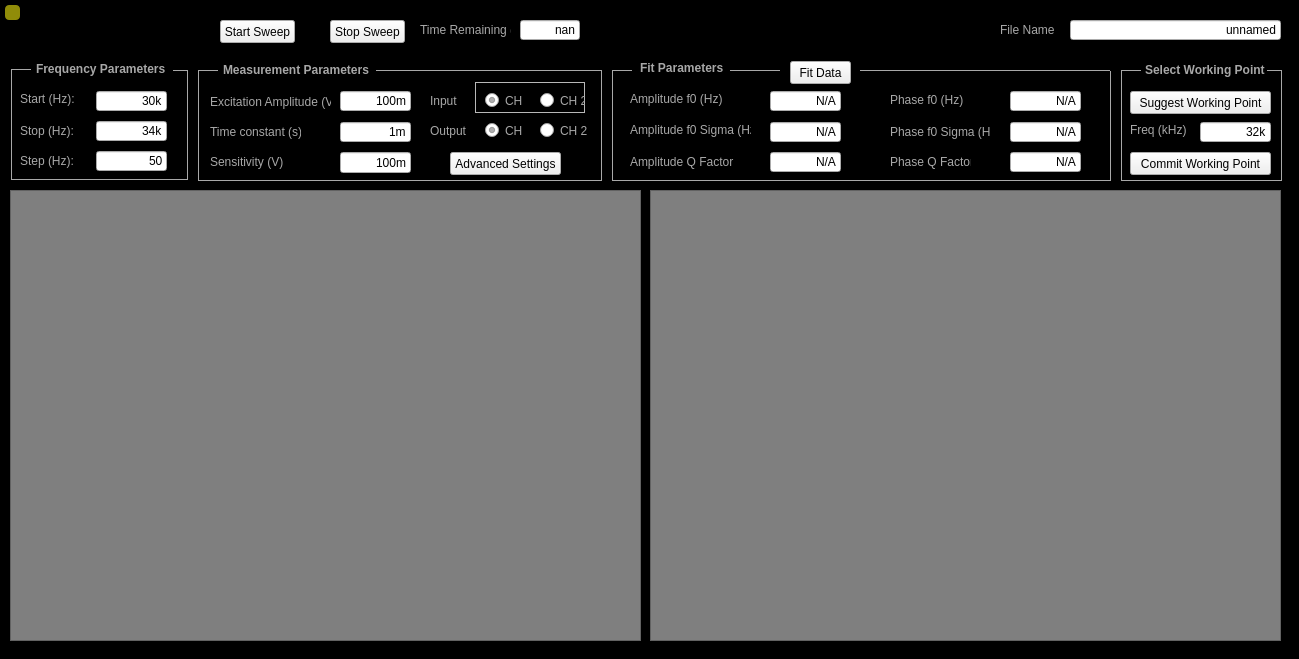
 <widget class="QMainWindow" name="MainWindow">
  <property name="geometry">
   <rect>
    <x>0</x>
    <y>0</y>
    <width>1299</width>
    <height>659</height>
   </rect>
  </property>
  <property name="sizePolicy">
   <sizepolicy hsizetype="Fixed" vsizetype="Fixed">
    <horstretch>0</horstretch>
    <verstretch>0</verstretch>
   </sizepolicy>
  </property>
  <property name="minimumSize">
   <size>
    <width>1299</width>
    <height>659</height>
   </size>
  </property>
  <property name="maximumSize">
   <size>
    <width>1299</width>
    <height>659</height>
   </size>
  </property>
  <property name="windowTitle">
   <string>Tuning Fork Characterizer</string>
  </property>
  <widget class="QWidget" name="centralwidget">
   <property name="sizePolicy">
    <sizepolicy hsizetype="Fixed" vsizetype="Fixed">
     <horstretch>0</horstretch>
     <verstretch>0</verstretch>
    </sizepolicy>
   </property>
   <property name="styleSheet">
    <string notr="true">#centralwidget{
background-color: rgb(0, 0, 0);
}</string>
   </property>
   <widget class="QPushButton" name="push_Servers">
    <property name="geometry">
     <rect>
      <x>5</x>
      <y>5</y>
      <width>15</width>
      <height>15</height>
     </rect>
    </property>
    <property name="toolTip">
     <string>Push to see server requirements. </string>
    </property>
    <property name="styleSheet">
     <string notr="true">#push_Servers{
background: rgb(144, 140, 9);
 border-radius: 4px;
}</string>
    </property>
    <property name="text">
     <string/>
    </property>
   </widget>
   <widget class="QFrame" name="amplitudePlot">
    <property name="geometry">
     <rect>
      <x>10</x>
      <y>190</y>
      <width>631</width>
      <height>451</height>
     </rect>
    </property>
    <property name="styleSheet">
     <string notr="true">background-color: rgb(127, 127, 127);</string>
    </property>
    <property name="frameShape">
     <enum>QFrame::StyledPanel</enum>
    </property>
    <property name="frameShadow">
     <enum>QFrame::Raised</enum>
    </property>
   </widget>
   <widget class="QFrame" name="phasePlot">
    <property name="geometry">
     <rect>
      <x>650</x>
      <y>190</y>
      <width>631</width>
      <height>451</height>
     </rect>
    </property>
    <property name="styleSheet">
     <string notr="true">background-color: rgb(127, 127, 127);</string>
    </property>
    <property name="frameShape">
     <enum>QFrame::StyledPanel</enum>
    </property>
    <property name="frameShadow">
     <enum>QFrame::Raised</enum>
    </property>
   </widget>
   <widget class="QLineEdit" name="lineEdit_MinFreq">
    <property name="geometry">
     <rect>
      <x>96</x>
      <y>91</y>
      <width>71</width>
      <height>20</height>
     </rect>
    </property>
    <property name="styleSheet">
     <string notr="true"/>
    </property>
    <property name="text">
     <string>30k</string>
    </property>
    <property name="alignment">
     <set>Qt::AlignRight|Qt::AlignTrailing|Qt::AlignVCenter</set>
    </property>
   </widget>
   <widget class="QLineEdit" name="lineEdit_MaxFreq">
    <property name="geometry">
     <rect>
      <x>96</x>
      <y>121</y>
      <width>71</width>
      <height>20</height>
     </rect>
    </property>
    <property name="text">
     <string>34k</string>
    </property>
    <property name="alignment">
     <set>Qt::AlignRight|Qt::AlignTrailing|Qt::AlignVCenter</set>
    </property>
   </widget>
   <widget class="QLineEdit" name="lineEdit_Amplitude">
    <property name="geometry">
     <rect>
      <x>340</x>
      <y>91</y>
      <width>71</width>
      <height>20</height>
     </rect>
    </property>
    <property name="styleSheet">
     <string notr="true"/>
    </property>
    <property name="text">
     <string>100m</string>
    </property>
    <property name="alignment">
     <set>Qt::AlignRight|Qt::AlignTrailing|Qt::AlignVCenter</set>
    </property>
   </widget>
   <widget class="QLineEdit" name="lineEdit_deltaF">
    <property name="geometry">
     <rect>
      <x>96</x>
      <y>151</y>
      <width>71</width>
      <height>20</height>
     </rect>
    </property>
    <property name="styleSheet">
     <string notr="true"/>
    </property>
    <property name="text">
     <string>50</string>
    </property>
    <property name="alignment">
     <set>Qt::AlignRight|Qt::AlignTrailing|Qt::AlignVCenter</set>
    </property>
   </widget>
   <widget class="QLabel" name="label_MinFreq">
    <property name="geometry">
     <rect>
      <x>20</x>
      <y>91</y>
      <width>81</width>
      <height>16</height>
     </rect>
    </property>
    <property name="styleSheet">
     <string notr="true">#label_MinFreq{
color:rgb(168,168,168)
}</string>
    </property>
    <property name="text">
     <string>Start (Hz):</string>
    </property>
   </widget>
   <widget class="QLabel" name="label_MaxFreq">
    <property name="geometry">
     <rect>
      <x>20</x>
      <y>121</y>
      <width>81</width>
      <height>20</height>
     </rect>
    </property>
    <property name="styleSheet">
     <string notr="true">#label_MaxFreq{
color:rgb(168,168,168)
}</string>
    </property>
    <property name="text">
     <string>Stop (Hz):</string>
    </property>
   </widget>
   <widget class="QLabel" name="label_freqParams">
    <property name="geometry">
     <rect>
      <x>36</x>
      <y>61</y>
      <width>171</width>
      <height>16</height>
     </rect>
    </property>
    <property name="font">
     <font>
      <weight>75</weight>
      <bold>true</bold>
     </font>
    </property>
    <property name="styleSheet">
     <string notr="true">#label_freqParams{
color:rgb(168,168,168)
}</string>
    </property>
    <property name="text">
     <string>Frequency Parameters</string>
    </property>
   </widget>
   <widget class="Line" name="line_5">
    <property name="geometry">
     <rect>
      <x>11</x>
      <y>61</y>
      <width>20</width>
      <height>16</height>
     </rect>
    </property>
    <property name="styleSheet">
     <string notr="true">#line_5{
color:rgb(168, 168, 168)
}</string>
    </property>
    <property name="frameShadow">
     <enum>QFrame::Plain</enum>
    </property>
    <property name="orientation">
     <enum>Qt::Horizontal</enum>
    </property>
   </widget>
   <widget class="Line" name="line_6">
    <property name="geometry">
     <rect>
      <x>10</x>
      <y>70</y>
      <width>3</width>
      <height>110</height>
     </rect>
    </property>
    <property name="styleSheet">
     <string notr="true">#line_6{
color: rgb(168, 168, 168)
}</string>
    </property>
    <property name="frameShadow">
     <enum>QFrame::Plain</enum>
    </property>
    <property name="orientation">
     <enum>Qt::Vertical</enum>
    </property>
   </widget>
   <widget class="Line" name="line_7">
    <property name="geometry">
     <rect>
      <x>173</x>
      <y>62</y>
      <width>15</width>
      <height>16</height>
     </rect>
    </property>
    <property name="styleSheet">
     <string notr="true">#line_7{
color:rgb(168, 168, 168)
}</string>
    </property>
    <property name="frameShadow">
     <enum>QFrame::Plain</enum>
    </property>
    <property name="orientation">
     <enum>Qt::Horizontal</enum>
    </property>
   </widget>
   <widget class="Line" name="line_8">
    <property name="geometry">
     <rect>
      <x>186</x>
      <y>70</y>
      <width>3</width>
      <height>110</height>
     </rect>
    </property>
    <property name="styleSheet">
     <string notr="true">#line_8{
color: rgb(168, 168, 168)
}</string>
    </property>
    <property name="frameShadow">
     <enum>QFrame::Plain</enum>
    </property>
    <property name="orientation">
     <enum>Qt::Vertical</enum>
    </property>
   </widget>
   <widget class="Line" name="line_9">
    <property name="geometry">
     <rect>
      <x>11</x>
      <y>171</y>
      <width>176</width>
      <height>16</height>
     </rect>
    </property>
    <property name="styleSheet">
     <string notr="true">#line_9{
color:rgb(168, 168, 168)
}</string>
    </property>
    <property name="frameShadow">
     <enum>QFrame::Plain</enum>
    </property>
    <property name="orientation">
     <enum>Qt::Horizontal</enum>
    </property>
   </widget>
   <widget class="QLabel" name="label_deltaF">
    <property name="geometry">
     <rect>
      <x>20</x>
      <y>151</y>
      <width>81</width>
      <height>20</height>
     </rect>
    </property>
    <property name="styleSheet">
     <string notr="true">#label_deltaF{
color:rgb(168,168,168)
}</string>
    </property>
    <property name="text">
     <string>Step (Hz):</string>
    </property>
   </widget>
   <widget class="QLineEdit" name="lineEdit_timeConst">
    <property name="geometry">
     <rect>
      <x>340</x>
      <y>122</y>
      <width>71</width>
      <height>20</height>
     </rect>
    </property>
    <property name="text">
     <string>1m</string>
    </property>
    <property name="alignment">
     <set>Qt::AlignRight|Qt::AlignTrailing|Qt::AlignVCenter</set>
    </property>
   </widget>
   <widget class="Line" name="line_10">
    <property name="geometry">
     <rect>
      <x>197</x>
      <y>71</y>
      <width>3</width>
      <height>110</height>
     </rect>
    </property>
    <property name="styleSheet">
     <string notr="true">#line_10{
color: rgb(168, 168, 168)
}</string>
    </property>
    <property name="frameShadow">
     <enum>QFrame::Plain</enum>
    </property>
    <property name="orientation">
     <enum>Qt::Vertical</enum>
    </property>
   </widget>
   <widget class="Line" name="line_11">
    <property name="geometry">
     <rect>
      <x>198</x>
      <y>172</y>
      <width>404</width>
      <height>16</height>
     </rect>
    </property>
    <property name="styleSheet">
     <string notr="true">#line_11{
color:rgb(168, 168, 168)
}</string>
    </property>
    <property name="frameShadow">
     <enum>QFrame::Plain</enum>
    </property>
    <property name="orientation">
     <enum>Qt::Horizontal</enum>
    </property>
   </widget>
   <widget class="QLabel" name="label_timeConst">
    <property name="geometry">
     <rect>
      <x>210</x>
      <y>122</y>
      <width>91</width>
      <height>20</height>
     </rect>
    </property>
    <property name="styleSheet">
     <string notr="true">#label_timeConst{
color:rgb(168,168,168)
}</string>
    </property>
    <property name="text">
     <string>Time constant (s) </string>
    </property>
   </widget>
   <widget class="Line" name="line_12">
    <property name="geometry">
     <rect>
      <x>198</x>
      <y>62</y>
      <width>20</width>
      <height>16</height>
     </rect>
    </property>
    <property name="styleSheet">
     <string notr="true">#line_12{
color:rgb(168, 168, 168)
}</string>
    </property>
    <property name="frameShadow">
     <enum>QFrame::Plain</enum>
    </property>
    <property name="orientation">
     <enum>Qt::Horizontal</enum>
    </property>
   </widget>
   <widget class="QLabel" name="label_amplitude">
    <property name="geometry">
     <rect>
      <x>210</x>
      <y>92</y>
      <width>121</width>
      <height>20</height>
     </rect>
    </property>
    <property name="styleSheet">
     <string notr="true">#label_amplitude{
color:rgb(168,168,168)
}</string>
    </property>
    <property name="text">
     <string>Excitation Amplitude (V)</string>
    </property>
   </widget>
   <widget class="QLabel" name="label_measParams">
    <property name="geometry">
     <rect>
      <x>223</x>
      <y>62</y>
      <width>151</width>
      <height>16</height>
     </rect>
    </property>
    <property name="font">
     <font>
      <weight>75</weight>
      <bold>true</bold>
     </font>
    </property>
    <property name="styleSheet">
     <string notr="true">#label_measParams{
color:rgb(168,168,168)
}</string>
    </property>
    <property name="text">
     <string>Measurement Parameters</string>
    </property>
   </widget>
   <widget class="Line" name="line_13">
    <property name="geometry">
     <rect>
      <x>376</x>
      <y>62</y>
      <width>226</width>
      <height>16</height>
     </rect>
    </property>
    <property name="styleSheet">
     <string notr="true">#line_13{
color:rgb(168, 168, 168)
}</string>
    </property>
    <property name="frameShadow">
     <enum>QFrame::Plain</enum>
    </property>
    <property name="orientation">
     <enum>Qt::Horizontal</enum>
    </property>
   </widget>
   <widget class="Line" name="line_14">
    <property name="geometry">
     <rect>
      <x>600</x>
      <y>70</y>
      <width>3</width>
      <height>110</height>
     </rect>
    </property>
    <property name="styleSheet">
     <string notr="true">#line_14{
color: rgb(168, 168, 168)
}</string>
    </property>
    <property name="frameShadow">
     <enum>QFrame::Plain</enum>
    </property>
    <property name="orientation">
     <enum>Qt::Vertical</enum>
    </property>
   </widget>
   <widget class="QPushButton" name="push_Start">
    <property name="geometry">
     <rect>
      <x>220</x>
      <y>20</y>
      <width>75</width>
      <height>23</height>
     </rect>
    </property>
    <property name="text">
     <string>Start Sweep</string>
    </property>
   </widget>
   <widget class="QPushButton" name="push_Stop">
    <property name="geometry">
     <rect>
      <x>330</x>
      <y>20</y>
      <width>75</width>
      <height>23</height>
     </rect>
    </property>
    <property name="text">
     <string>Stop Sweep</string>
    </property>
   </widget>
   <widget class="QLineEdit" name="lineEdit_timeRemaining">
    <property name="geometry">
     <rect>
      <x>520</x>
      <y>20</y>
      <width>60</width>
      <height>20</height>
     </rect>
    </property>
    <property name="styleSheet">
     <string notr="true">#lineEdit_elapsedTime{
background: rgb(181, 181, 181);
border: grey;
}</string>
    </property>
    <property name="text">
     <string>nan</string>
    </property>
    <property name="alignment">
     <set>Qt::AlignRight|Qt::AlignTrailing|Qt::AlignVCenter</set>
    </property>
    <property name="readOnly">
     <bool>true</bool>
    </property>
   </widget>
   <widget class="QLabel" name="label_elapsedTime">
    <property name="geometry">
     <rect>
      <x>420</x>
      <y>20</y>
      <width>91</width>
      <height>20</height>
     </rect>
    </property>
    <property name="styleSheet">
     <string notr="true">#label_elapsedTime{
color: rgb(168, 168, 168)
}</string>
    </property>
    <property name="text">
     <string>Time Remaining (s)</string>
    </property>
   </widget>
   <widget class="QLabel" name="label_sensitivity">
    <property name="geometry">
     <rect>
      <x>210</x>
      <y>152</y>
      <width>81</width>
      <height>20</height>
     </rect>
    </property>
    <property name="styleSheet">
     <string notr="true">#label_sensitivity{
color:rgb(168,168,168)
}</string>
    </property>
    <property name="text">
     <string>Sensitivity (V)</string>
    </property>
   </widget>
   <widget class="QLineEdit" name="lineEdit_sensitivity">
    <property name="geometry">
     <rect>
      <x>340</x>
      <y>152</y>
      <width>71</width>
      <height>21</height>
     </rect>
    </property>
    <property name="styleSheet">
     <string notr="true"/>
    </property>
    <property name="text">
     <string>100m</string>
    </property>
    <property name="alignment">
     <set>Qt::AlignRight|Qt::AlignTrailing|Qt::AlignVCenter</set>
    </property>
   </widget>
   <widget class="QLabel" name="label_input">
    <property name="geometry">
     <rect>
      <x>430</x>
      <y>92</y>
      <width>51</width>
      <height>17</height>
     </rect>
    </property>
    <property name="styleSheet">
     <string notr="true">#label_input{
color:rgb(168,168,168)
}</string>
    </property>
    <property name="text">
     <string>Input</string>
    </property>
   </widget>
   <widget class="QLabel" name="label_output">
    <property name="geometry">
     <rect>
      <x>430</x>
      <y>122</y>
      <width>81</width>
      <height>17</height>
     </rect>
    </property>
    <property name="styleSheet">
     <string notr="true">#label_output{
color:rgb(168,168,168)
}</string>
    </property>
    <property name="text">
     <string>Output</string>
    </property>
   </widget>
   <widget class="QRadioButton" name="radio_out2">
    <property name="geometry">
     <rect>
      <x>540</x>
      <y>122</y>
      <width>51</width>
      <height>17</height>
     </rect>
    </property>
    <property name="styleSheet">
     <string notr="true">#radio_out2{
color: rgb(168,168,168)
}</string>
    </property>
    <property name="text">
     <string>CH 2</string>
    </property>
   </widget>
   <widget class="QRadioButton" name="radio_out1">
    <property name="geometry">
     <rect>
      <x>485</x>
      <y>122</y>
      <width>41</width>
      <height>17</height>
     </rect>
    </property>
    <property name="styleSheet">
     <string notr="true">#radio_out1{
color: rgb(168,168,168)
}</string>
    </property>
    <property name="text">
     <string>CH 1</string>
    </property>
    <property name="checked">
     <bool>true</bool>
    </property>
   </widget>
   <widget class="QFrame" name="inputButtons">
    <property name="geometry">
     <rect>
      <x>475</x>
      <y>82</y>
      <width>110</width>
      <height>31</height>
     </rect>
    </property>
    <property name="frameShape">
     <enum>QFrame::StyledPanel</enum>
    </property>
    <property name="frameShadow">
     <enum>QFrame::Raised</enum>
    </property>
    <widget class="QRadioButton" name="radio_in2">
     <property name="geometry">
      <rect>
       <x>65</x>
       <y>10</y>
       <width>51</width>
       <height>17</height>
      </rect>
     </property>
     <property name="styleSheet">
      <string notr="true">#radio_in2{
color: rgb(168,168,168)
}</string>
     </property>
     <property name="text">
      <string>CH 2</string>
     </property>
    </widget>
    <widget class="QRadioButton" name="radio_in1">
     <property name="geometry">
      <rect>
       <x>10</x>
       <y>10</y>
       <width>41</width>
       <height>17</height>
      </rect>
     </property>
     <property name="styleSheet">
      <string notr="true">#radio_in1{
color: rgb(168,168,168)
}</string>
     </property>
     <property name="text">
      <string>CH 1</string>
     </property>
     <property name="checked">
      <bool>true</bool>
     </property>
    </widget>
   </widget>
   <widget class="Line" name="line_15">
    <property name="geometry">
     <rect>
      <x>611</x>
      <y>71</y>
      <width>3</width>
      <height>110</height>
     </rect>
    </property>
    <property name="styleSheet">
     <string notr="true">#line_15{
color: rgb(168, 168, 168)
}</string>
    </property>
    <property name="frameShadow">
     <enum>QFrame::Plain</enum>
    </property>
    <property name="orientation">
     <enum>Qt::Vertical</enum>
    </property>
   </widget>
   <widget class="Line" name="line_16">
    <property name="geometry">
     <rect>
      <x>612</x>
      <y>172</y>
      <width>498</width>
      <height>16</height>
     </rect>
    </property>
    <property name="styleSheet">
     <string notr="true">#line_16{
color:rgb(168, 168, 168)
}</string>
    </property>
    <property name="frameShadow">
     <enum>QFrame::Plain</enum>
    </property>
    <property name="orientation">
     <enum>Qt::Horizontal</enum>
    </property>
   </widget>
   <widget class="QLabel" name="label_phaseF">
    <property name="geometry">
     <rect>
      <x>890</x>
      <y>90</y>
      <width>81</width>
      <height>20</height>
     </rect>
    </property>
    <property name="styleSheet">
     <string notr="true">#label_phaseF{
color:rgb(168,168,168)
}</string>
    </property>
    <property name="text">
     <string>Phase f0 (Hz)</string>
    </property>
   </widget>
   <widget class="QLabel" name="label_fitParams">
    <property name="geometry">
     <rect>
      <x>640</x>
      <y>60</y>
      <width>91</width>
      <height>16</height>
     </rect>
    </property>
    <property name="font">
     <font>
      <weight>75</weight>
      <bold>true</bold>
     </font>
    </property>
    <property name="styleSheet">
     <string notr="true">#label_fitParams{
color:rgb(168,168,168)
}</string>
    </property>
    <property name="text">
     <string>Fit Parameters</string>
    </property>
   </widget>
   <widget class="Line" name="line_19">
    <property name="geometry">
     <rect>
      <x>1109</x>
      <y>71</y>
      <width>3</width>
      <height>110</height>
     </rect>
    </property>
    <property name="styleSheet">
     <string notr="true">#line_19{
color: rgb(168, 168, 168)
}</string>
    </property>
    <property name="frameShadow">
     <enum>QFrame::Plain</enum>
    </property>
    <property name="orientation">
     <enum>Qt::Vertical</enum>
    </property>
   </widget>
   <widget class="QLineEdit" name="lineEdit_peakF">
    <property name="geometry">
     <rect>
      <x>770</x>
      <y>91</y>
      <width>71</width>
      <height>20</height>
     </rect>
    </property>
    <property name="styleSheet">
     <string notr="true"/>
    </property>
    <property name="text">
     <string>N/A</string>
    </property>
    <property name="alignment">
     <set>Qt::AlignRight|Qt::AlignTrailing|Qt::AlignVCenter</set>
    </property>
    <property name="readOnly">
     <bool>true</bool>
    </property>
   </widget>
   <widget class="Line" name="line_17">
    <property name="geometry">
     <rect>
      <x>612</x>
      <y>62</y>
      <width>20</width>
      <height>16</height>
     </rect>
    </property>
    <property name="styleSheet">
     <string notr="true">#line_17{
color:rgb(168, 168, 168)
}</string>
    </property>
    <property name="frameShadow">
     <enum>QFrame::Plain</enum>
    </property>
    <property name="orientation">
     <enum>Qt::Horizontal</enum>
    </property>
   </widget>
   <widget class="QLabel" name="label_peakF">
    <property name="geometry">
     <rect>
      <x>630</x>
      <y>91</y>
      <width>101</width>
      <height>16</height>
     </rect>
    </property>
    <property name="styleSheet">
     <string notr="true">#label_peakF{
color:rgb(168,168,168)
}</string>
    </property>
    <property name="text">
     <string>Amplitude f0 (Hz)</string>
    </property>
   </widget>
   <widget class="Line" name="line_18">
    <property name="geometry">
     <rect>
      <x>730</x>
      <y>62</y>
      <width>50</width>
      <height>16</height>
     </rect>
    </property>
    <property name="styleSheet">
     <string notr="true">#line_18{
color:rgb(168, 168, 168)
}</string>
    </property>
    <property name="frameShadow">
     <enum>QFrame::Plain</enum>
    </property>
    <property name="orientation">
     <enum>Qt::Horizontal</enum>
    </property>
   </widget>
   <widget class="QLineEdit" name="lineEdit_PhasePeakF">
    <property name="geometry">
     <rect>
      <x>1010</x>
      <y>91</y>
      <width>71</width>
      <height>20</height>
     </rect>
    </property>
    <property name="text">
     <string>N/A</string>
    </property>
    <property name="alignment">
     <set>Qt::AlignRight|Qt::AlignTrailing|Qt::AlignVCenter</set>
    </property>
    <property name="readOnly">
     <bool>true</bool>
    </property>
   </widget>
   <widget class="QPushButton" name="push_fitData">
    <property name="geometry">
     <rect>
      <x>790</x>
      <y>61</y>
      <width>61</width>
      <height>23</height>
     </rect>
    </property>
    <property name="text">
     <string>Fit Data</string>
    </property>
   </widget>
   <widget class="Line" name="line_20">
    <property name="geometry">
     <rect>
      <x>860</x>
      <y>62</y>
      <width>250</width>
      <height>16</height>
     </rect>
    </property>
    <property name="styleSheet">
     <string notr="true">#line_20{
color:rgb(168, 168, 168)
}</string>
    </property>
    <property name="frameShadow">
     <enum>QFrame::Plain</enum>
    </property>
    <property name="orientation">
     <enum>Qt::Horizontal</enum>
    </property>
   </widget>
   <widget class="QLineEdit" name="lineEdit_fileName">
    <property name="geometry">
     <rect>
      <x>1070</x>
      <y>20</y>
      <width>211</width>
      <height>20</height>
     </rect>
    </property>
    <property name="text">
     <string>unnamed</string>
    </property>
    <property name="alignment">
     <set>Qt::AlignRight|Qt::AlignTrailing|Qt::AlignVCenter</set>
    </property>
   </widget>
   <widget class="QLabel" name="label_fileName">
    <property name="geometry">
     <rect>
      <x>1000</x>
      <y>20</y>
      <width>91</width>
      <height>20</height>
     </rect>
    </property>
    <property name="styleSheet">
     <string notr="true">#label_fileName{
color: rgb(168, 168, 168)
}</string>
    </property>
    <property name="text">
     <string>File Name</string>
    </property>
   </widget>
   <widget class="QLineEdit" name="lineEdit_PhaseQFactor">
    <property name="geometry">
     <rect>
      <x>1010</x>
      <y>152</y>
      <width>71</width>
      <height>20</height>
     </rect>
    </property>
    <property name="styleSheet">
     <string notr="true"/>
    </property>
    <property name="text">
     <string>N/A</string>
    </property>
    <property name="alignment">
     <set>Qt::AlignRight|Qt::AlignTrailing|Qt::AlignVCenter</set>
    </property>
    <property name="readOnly">
     <bool>true</bool>
    </property>
   </widget>
   <widget class="QLabel" name="label_qFactPhase">
    <property name="geometry">
     <rect>
      <x>890</x>
      <y>152</y>
      <width>81</width>
      <height>20</height>
     </rect>
    </property>
    <property name="styleSheet">
     <string notr="true">#label_qFactPhase{
color:rgb(168,168,168)
}</string>
    </property>
    <property name="text">
     <string>Phase Q Factor</string>
    </property>
   </widget>
   <widget class="Line" name="line_25">
    <property name="geometry">
     <rect>
      <x>1280</x>
      <y>70</y>
      <width>3</width>
      <height>110</height>
     </rect>
    </property>
    <property name="styleSheet">
     <string notr="true">#line_25{
color: rgb(168, 168, 168)
}</string>
    </property>
    <property name="frameShadow">
     <enum>QFrame::Plain</enum>
    </property>
    <property name="orientation">
     <enum>Qt::Vertical</enum>
    </property>
   </widget>
   <widget class="Line" name="line_24">
    <property name="geometry">
     <rect>
      <x>1120</x>
      <y>70</y>
      <width>3</width>
      <height>110</height>
     </rect>
    </property>
    <property name="styleSheet">
     <string notr="true">#line_24{
color: rgb(168, 168, 168)
}</string>
    </property>
    <property name="frameShadow">
     <enum>QFrame::Plain</enum>
    </property>
    <property name="orientation">
     <enum>Qt::Vertical</enum>
    </property>
   </widget>
   <widget class="Line" name="line_23">
    <property name="geometry">
     <rect>
      <x>1121</x>
      <y>62</y>
      <width>20</width>
      <height>16</height>
     </rect>
    </property>
    <property name="styleSheet">
     <string notr="true">#line_23{
color:rgb(168, 168, 168)
}</string>
    </property>
    <property name="frameShadow">
     <enum>QFrame::Plain</enum>
    </property>
    <property name="orientation">
     <enum>Qt::Horizontal</enum>
    </property>
   </widget>
   <widget class="QLabel" name="label_selectWorking">
    <property name="geometry">
     <rect>
      <x>1145</x>
      <y>62</y>
      <width>171</width>
      <height>16</height>
     </rect>
    </property>
    <property name="font">
     <font>
      <weight>75</weight>
      <bold>true</bold>
     </font>
    </property>
    <property name="styleSheet">
     <string notr="true">#label_selectWorking{
color:rgb(168,168,168)
}</string>
    </property>
    <property name="text">
     <string>Select Working Point</string>
    </property>
   </widget>
   <widget class="Line" name="line_21">
    <property name="geometry">
     <rect>
      <x>1121</x>
      <y>172</y>
      <width>161</width>
      <height>16</height>
     </rect>
    </property>
    <property name="styleSheet">
     <string notr="true">#line_21{
color:rgb(168, 168, 168)
}</string>
    </property>
    <property name="frameShadow">
     <enum>QFrame::Plain</enum>
    </property>
    <property name="orientation">
     <enum>Qt::Horizontal</enum>
    </property>
   </widget>
   <widget class="Line" name="line_22">
    <property name="geometry">
     <rect>
      <x>1267</x>
      <y>62</y>
      <width>15</width>
      <height>16</height>
     </rect>
    </property>
    <property name="styleSheet">
     <string notr="true">#line_22{
color:rgb(168, 168, 168)
}</string>
    </property>
    <property name="frameShadow">
     <enum>QFrame::Plain</enum>
    </property>
    <property name="orientation">
     <enum>Qt::Horizontal</enum>
    </property>
   </widget>
   <widget class="QLabel" name="label_qFact">
    <property name="geometry">
     <rect>
      <x>630</x>
      <y>152</y>
      <width>111</width>
      <height>20</height>
     </rect>
    </property>
    <property name="styleSheet">
     <string notr="true">#label_qFact{
color:rgb(168,168,168)
}</string>
    </property>
    <property name="text">
     <string>Amplitude Q Factor</string>
    </property>
   </widget>
   <widget class="QLineEdit" name="lineEdit_QFactor">
    <property name="geometry">
     <rect>
      <x>770</x>
      <y>152</y>
      <width>71</width>
      <height>20</height>
     </rect>
    </property>
    <property name="styleSheet">
     <string notr="true"/>
    </property>
    <property name="text">
     <string>N/A</string>
    </property>
    <property name="alignment">
     <set>Qt::AlignRight|Qt::AlignTrailing|Qt::AlignVCenter</set>
    </property>
    <property name="readOnly">
     <bool>true</bool>
    </property>
   </widget>
   <widget class="QPushButton" name="push_WorkingPoint">
    <property name="geometry">
     <rect>
      <x>1130</x>
      <y>152</y>
      <width>141</width>
      <height>23</height>
     </rect>
    </property>
    <property name="text">
     <string>Commit Working Point</string>
    </property>
   </widget>
   <widget class="QLabel" name="label_working">
    <property name="geometry">
     <rect>
      <x>1130</x>
      <y>122</y>
      <width>81</width>
      <height>16</height>
     </rect>
    </property>
    <property name="styleSheet">
     <string notr="true">#label_working{
color:rgb(168,168,168)
}</string>
    </property>
    <property name="text">
     <string>Freq (kHz)</string>
    </property>
   </widget>
   <widget class="QLineEdit" name="lineEdit_freqSelect">
    <property name="geometry">
     <rect>
      <x>1200</x>
      <y>122</y>
      <width>71</width>
      <height>20</height>
     </rect>
    </property>
    <property name="styleSheet">
     <string notr="true"/>
    </property>
    <property name="text">
     <string>32k</string>
    </property>
    <property name="alignment">
     <set>Qt::AlignRight|Qt::AlignTrailing|Qt::AlignVCenter</set>
    </property>
   </widget>
   <widget class="QPushButton" name="push_advancedSettings">
    <property name="geometry">
     <rect>
      <x>450</x>
      <y>152</y>
      <width>111</width>
      <height>23</height>
     </rect>
    </property>
    <property name="text">
     <string>Advanced Settings</string>
    </property>
   </widget>
   <widget class="QLabel" name="label_peakFSig">
    <property name="geometry">
     <rect>
      <x>630</x>
      <y>122</y>
      <width>121</width>
      <height>16</height>
     </rect>
    </property>
    <property name="styleSheet">
     <string notr="true">#label_peakFSig{
color:rgb(168,168,168)
}</string>
    </property>
    <property name="text">
     <string>Amplitude f0 Sigma (Hz)</string>
    </property>
   </widget>
   <widget class="QLineEdit" name="lineEdit_peakFSig">
    <property name="geometry">
     <rect>
      <x>770</x>
      <y>122</y>
      <width>71</width>
      <height>20</height>
     </rect>
    </property>
    <property name="styleSheet">
     <string notr="true"/>
    </property>
    <property name="text">
     <string>N/A</string>
    </property>
    <property name="alignment">
     <set>Qt::AlignRight|Qt::AlignTrailing|Qt::AlignVCenter</set>
    </property>
    <property name="readOnly">
     <bool>true</bool>
    </property>
   </widget>
   <widget class="QLineEdit" name="lineEdit_PhasePeakFSig">
    <property name="geometry">
     <rect>
      <x>1010</x>
      <y>122</y>
      <width>71</width>
      <height>20</height>
     </rect>
    </property>
    <property name="text">
     <string>N/A</string>
    </property>
    <property name="alignment">
     <set>Qt::AlignRight|Qt::AlignTrailing|Qt::AlignVCenter</set>
    </property>
    <property name="readOnly">
     <bool>true</bool>
    </property>
   </widget>
   <widget class="QLabel" name="label_phaseFSig">
    <property name="geometry">
     <rect>
      <x>890</x>
      <y>122</y>
      <width>101</width>
      <height>20</height>
     </rect>
    </property>
    <property name="styleSheet">
     <string notr="true">#label_phaseFSig{
color:rgb(168,168,168)
}</string>
    </property>
    <property name="text">
     <string>Phase f0 Sigma (Hz)</string>
    </property>
   </widget>
   <widget class="QPushButton" name="push_SuggestWorkingPoint">
    <property name="geometry">
     <rect>
      <x>1130</x>
      <y>91</y>
      <width>141</width>
      <height>23</height>
     </rect>
    </property>
    <property name="text">
     <string>Suggest Working Point</string>
    </property>
   </widget>
  </widget>
 </widget>
